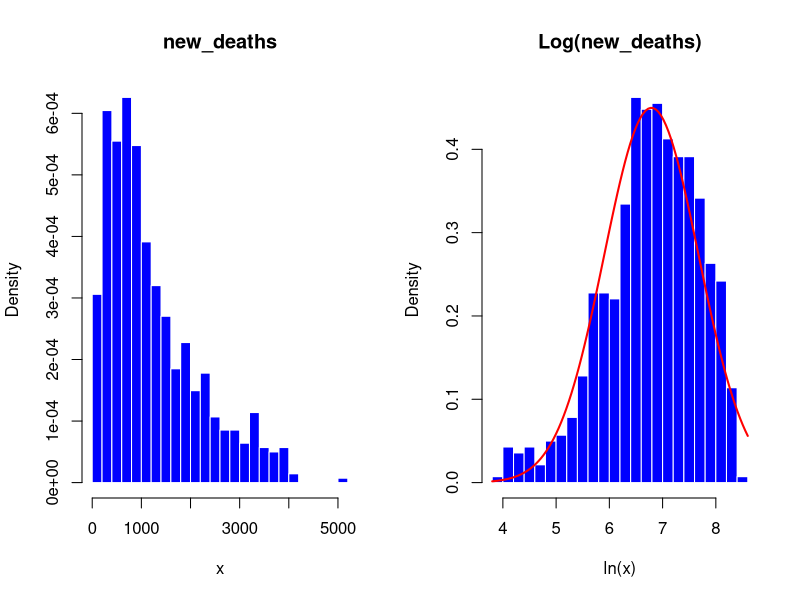
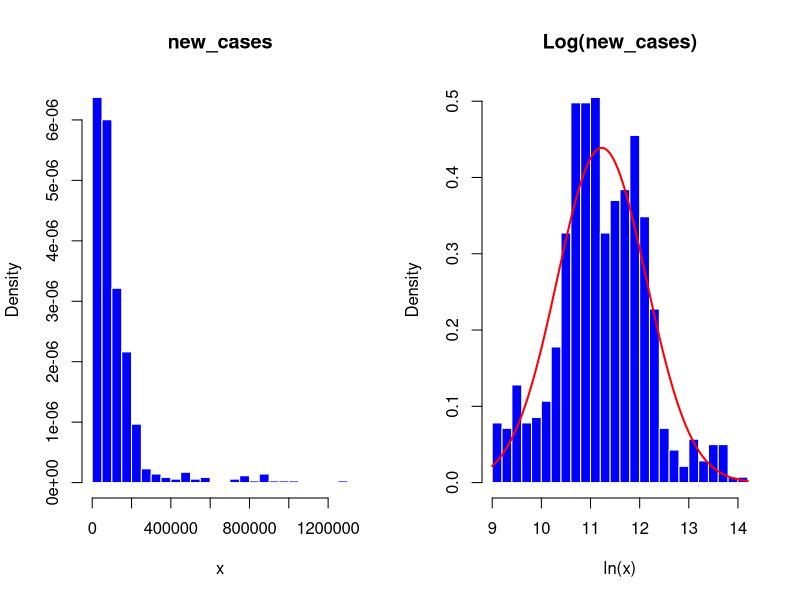
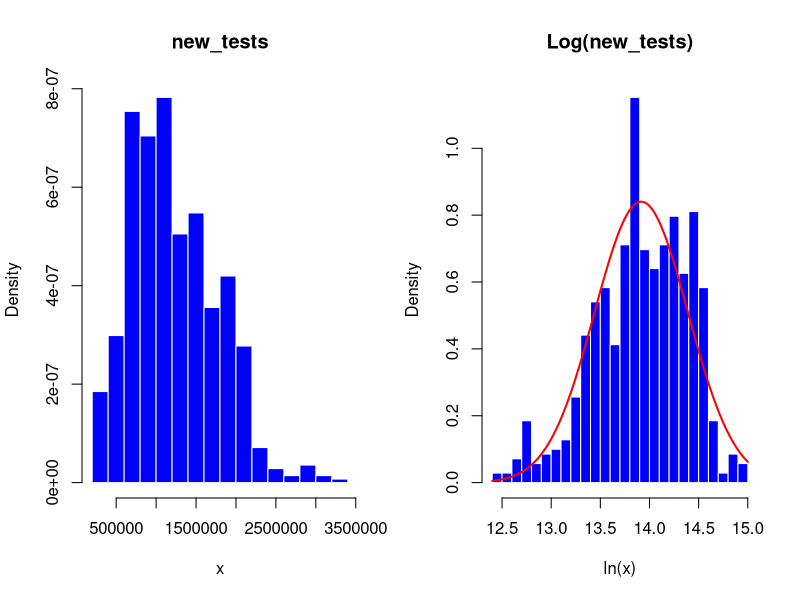
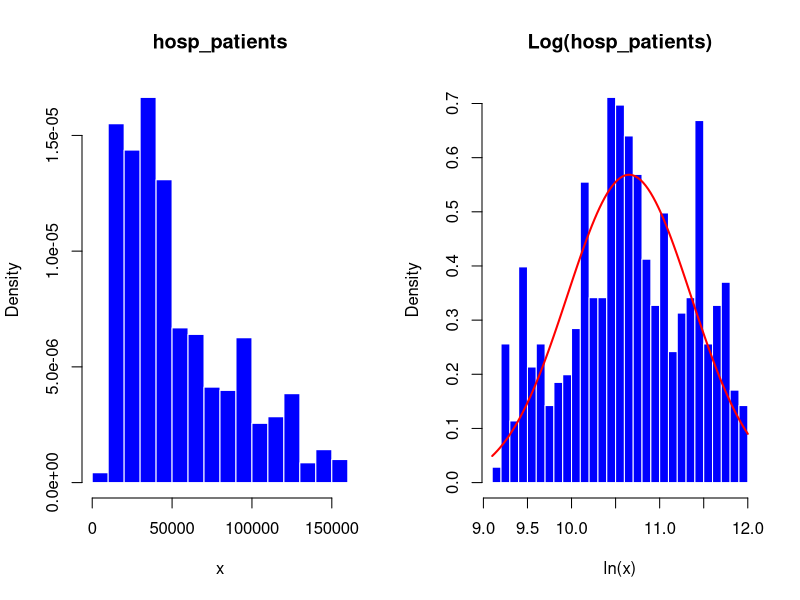
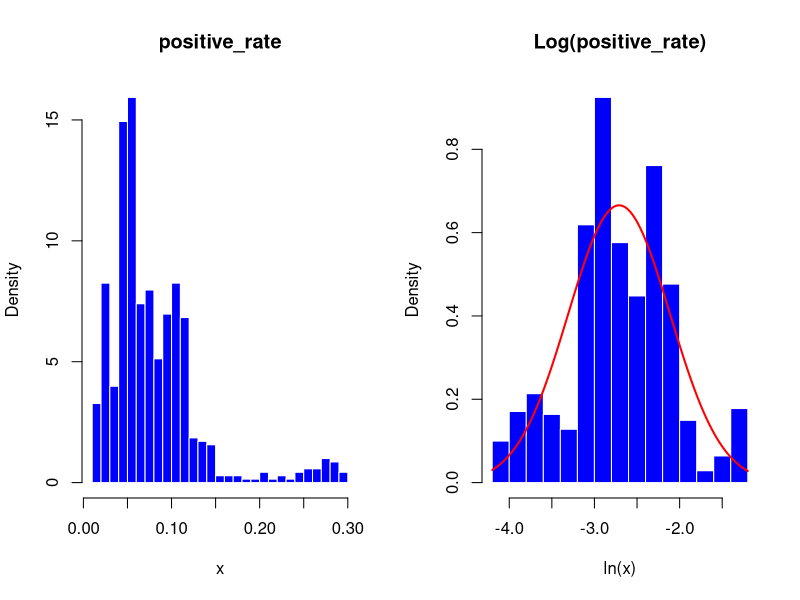
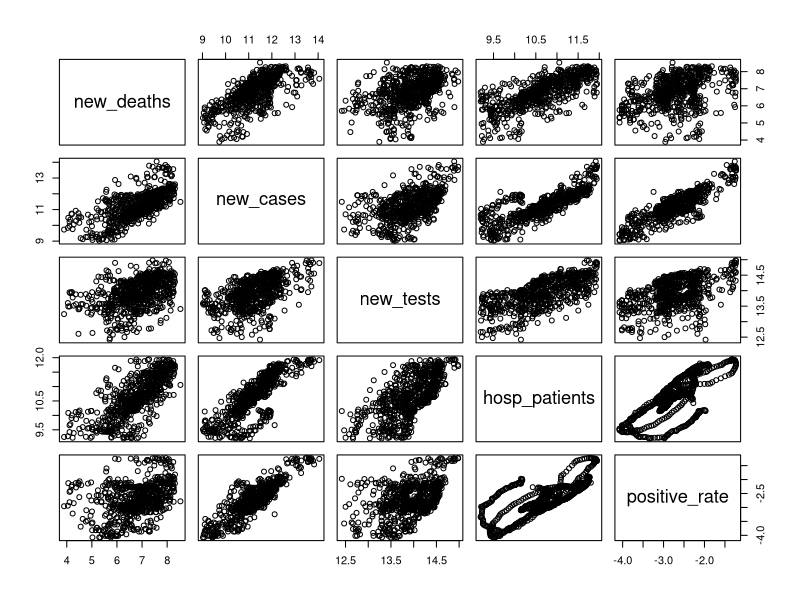
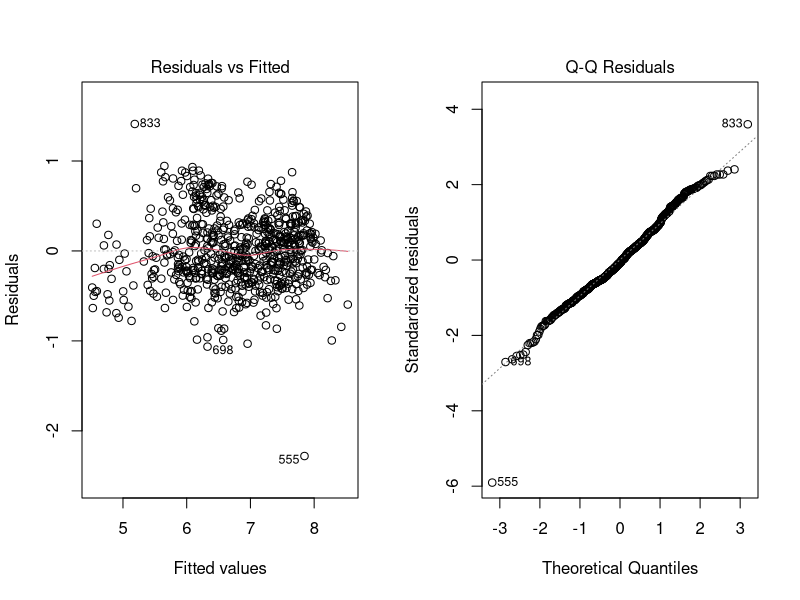
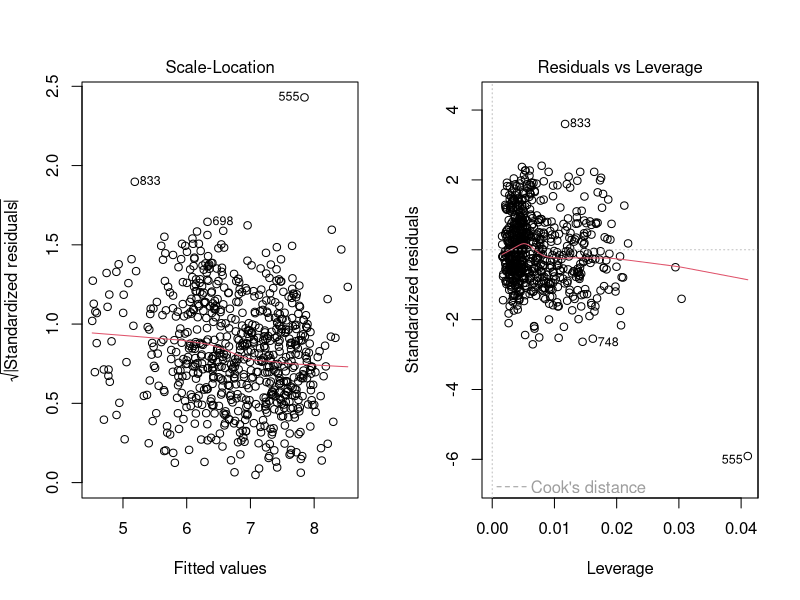

The R source for these figures, in order:
## ---- chunk 1
library(dplyr)
library(tidyr)
library(rmarkdown)
library(ggplot2)

old_data <- read.csv("usa.csv")
paged_table(old_data) # thay thế cho print, in ra bảng đẹp hơn
## ---- chunk 2
new_data <- old_data %>% select(3:14)
paged_table(new_data)
## ---- chunk 3
main_data <- subset(new_data , select = c(new_deaths , new_cases , new_tests, hosp_patients , positive_rate))
# paged_table(main_data)
## ---- chunk 4
main_data %>% sapply(function(col) sum(is.na(col)))    #Số dữ liệu bị khuyết theo cột
apply(main_data, 2, function(x)sum(is.na(x))/length(x))    #Tỉ lệ dữ liệu bị khuyết
## ---- chunk 5
main_data <- na.omit(main_data)
# main_data[is.na(main_data)] <- 0    #NA <- 0
paged_table(main_data)
## ---- chunk 6
stat_table<-apply(main_data[,c("new_deaths", "new_cases", "new_tests", "hosp_patients", "positive_rate")], 2,
function(x){c(mean(x), median(x), sd(x), min(x), max(x))})
rownames(stat_table)<-c("mean", "median", "sd", "min", "max")
paged_table(as.data.frame(stat_table))
## ---- chunk 7
plot_hist_norm <- function(data, var) {
  # Calculate the variable to plot
  plot_var <- data[[var]]
  par(mfrow = c(1, 2))
  # Histogram of the variable
  # Normal curve overlay
  hist(plot_var, main = paste0(var), xlab = "x",
     col = "blue", border = "white", breaks = 20, freq = FALSE)
  hist(log(plot_var), main = paste0("Log(", var, ")"), xlab = "ln(x)",
     col = "blue", border = "white", breaks = 20, freq = FALSE)
  curve(dnorm(x, mean = mean(log(plot_var)), sd = sd(log(plot_var))), 
        col = "red", lwd = 2, add = TRUE) 
}
for (col_name in colnames(main_data)) {
  # Call plot_hist_norm on each column
  plot_hist_norm(main_data, col_name)
}
## ---- chunk 8
# Apply log data transformation to all variables
for (col_name in colnames(main_data)) {
  main_data[[col_name]] <- log(main_data[[col_name]])
}

stat_table<-apply(main_data[,c("new_deaths", "new_cases", "new_tests", "hosp_patients", "positive_rate")], 2,
function(x){c(mean(x), median(x), sd(x), min(x), max(x))})
rownames(stat_table)<-c("mean", "median", "sd", "min", "max")
paged_table(as.data.frame(stat_table))
## ---- chunk 9
paged_table(as.data.frame(cor(main_data)))
## ---- chunk 10
contTab = subset(main_data, select = colnames(main_data))
pairs(contTab)
## ---- chunk 11
model <- lm(new_deaths ~ new_cases + new_tests + hosp_patients + positive_rate, 
            data = main_data)
modSum <- summary(model)
modSum
# In ra cac he so cua mo hinh
paged_table(as.data.frame(t(model$coefficients)))
## ---- chunk 12
SSE <- (model$residuals ^ 2) %>% sum()
SSR <- ((model$fitted.values - mean(main_data$new_deaths)) ^ 2) %>% sum()
SST <- ((main_data$new_deaths - mean(main_data$new_deaths)) ^ 2) %>% sum()
table <- data.frame(SSE, SSR, SST)
# Print the table
paged_table(table)
## ---- chunk 13
plot(model)
## ---- chunk 14
error_sd <- sqrt(SSE / (nrow(main_data) - 5))
print(error_sd)
## ---- chunk 15
R2 <- SSR / SST
print(paste0("R^2 = ", R2))
## ---- chunk 16
R2_adjusted <- 1 - (nrow(main_data) - 1)/(nrow(main_data) - 5)*(1-R2) 
print(paste0("Adjusted R^2 = ", R2_adjusted))
## ---- chunk 17
f <-((nrow(main_data) - 5)/4)*(R2 / (1 - R2)) 
print(paste0("F = ", f))
## ---- chunk 18
modSum$fstatistic
pf(modSum$fstatistic[1],modSum$fstatistic[2],modSum$fstatistic[3],lower.tail=FALSE)
## ---- chunk 19
modSum
## ---- chunk 20
confint(model , level = 0.95)
## ---- chunk 21
prediction <- data.frame(new_cases=c(log(500000)), new_tests=c(log(2000000)), hosp_patients=c(log(100000)), positive_rate = c(log(0.2)))
predict(model, prediction , interval = 'confidence')
## ---- chunk 22
prediction_result <- predict(model, prediction, interval = 'confidence')
prediction_result[, 1:3] <- exp(prediction_result[, 1:3])
print(prediction_result)
